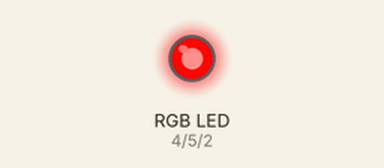
This program was run on a simulated Arduino Uno, built with avr-gcc and run on an emulated ATmega328P. Shown: an RGB LED mixed from three pins (HIGH = lit). Dim RGB values are drawn brighter than linear.

Above: at 0.05 s.
At 1.4 s:
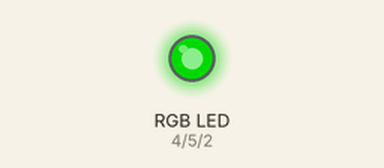
At 3.2 s:
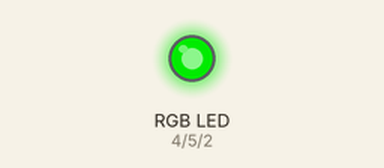
At 3.9 s:
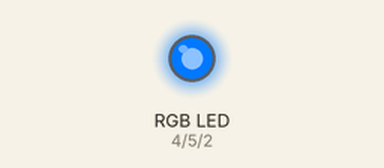
At 4.6 s:
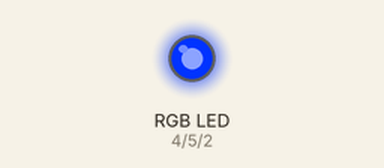
At 6.35 s:
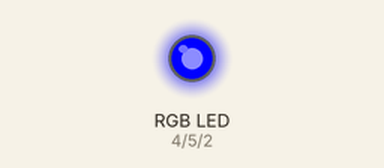
Timing chart, 0 to 10.0 s (numbered marks = the images above):
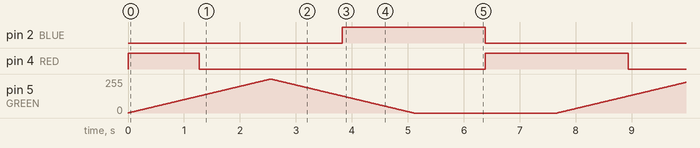

Measured:
- by itself, pin 2 (BLUE), pin 4 (RED): alternates HIGH for 2.6 s and LOW for 5.1 s

The program:

main.cpp
```cpp
#include <Arduino.h>

// www.elegoo.com
// 2016.12.8

// Definition des broches
#define BLUE 2
#define GREEN 5
#define RED 4

void setup()
{
	pinMode(RED, OUTPUT);
	pinMode(GREEN, OUTPUT);
	pinMode(BLUE, OUTPUT);
	digitalWrite(RED, HIGH);
	digitalWrite(GREEN, LOW);
	digitalWrite(BLUE, LOW);
}

// Definition des variables
int redValue;
int greenValue;
int blueValue;

// Boucle principale
void loop()
{
#define delayTime 10 // Duree de transition entre les couleurs

	redValue = 255; // Choisir une valeur entre 1 et 255 pour modifier la couleur.
	greenValue = 0;
	blueValue = 0;

	// Cette instruction est inutile car la LED rouge a deja ete allumee dans setup()
	// ou lors de la boucle precedente. Dans tous les cas, elle eteint la LED rouge.
	// analogWrite(RED, 0);
	// delay(1000);

	for (int i = 0; i < 255; i += 1) // Diminue le rouge et augmente le vert jusqu'a i = 255
	{
		redValue -= 1;
		greenValue += 1;
		// Les instructions suivantes etaient inversees et comptaient dans le mauvais sens.
		// analogWrite(RED, 255 - redValue);
		// analogWrite(GREEN, 255 - greenValue);
		analogWrite(RED, redValue);
		analogWrite(GREEN, greenValue);
		delay(delayTime);
	}

	redValue = 0;
	greenValue = 255;
	blueValue = 0;

	for (int i = 0; i < 255; i += 1) // Diminue le vert et augmente le bleu jusqu'a i = 255
	{
		greenValue -= 1;
		blueValue += 1;
		// Les instructions suivantes etaient inversees et comptaient dans le mauvais sens.
		// analogWrite(GREEN, 255 - greenValue);
		// analogWrite(BLUE, 255 - blueValue);
		analogWrite(GREEN, greenValue);
		analogWrite(BLUE, blueValue);
		delay(delayTime);
	}

	redValue = 0;
	greenValue = 0;
	blueValue = 255;

	for (int i = 0; i < 255; i += 1) // Diminue le bleu et augmente le rouge jusqu'a i = 255
	{
		// Le code suivant a ete reorganise pour correspondre aux deux autres sections similaires.
		blueValue -= 1;
		redValue += 1;
		// Les instructions suivantes etaient inversees et comptaient dans le mauvais sens.
		// analogWrite(BLUE, 255 - blueValue);
		// analogWrite(RED, 255 - redValue);
		analogWrite(BLUE, blueValue);
		analogWrite(RED, redValue);
		delay(delayTime);
	}
}
```
